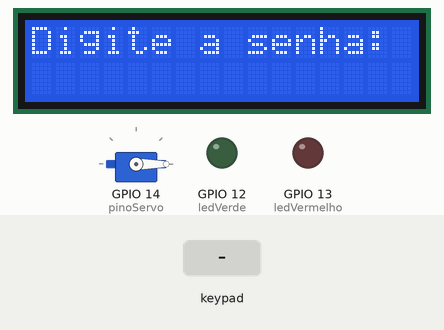
Recording of a sketch running on a simulated ESP32. Shown: 16×2 character LCD, servo, output pins drawn as LEDs (lit = HIGH). Inputs (shaded band) come from the test bench. What the sketch prints to the serial monitor is not drawn.

Above: at 1.2 s.
1.3 s: keypad keys 1 2 3 4 # pressed 0.4 s apart
At 4.0 s:
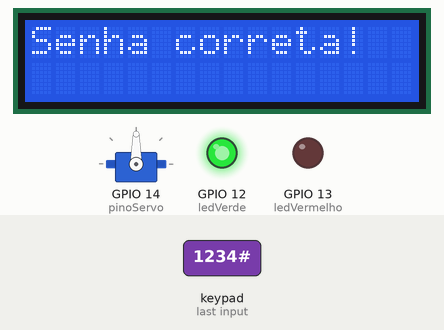
6.3 s: key '#' pressed
At 7.7 s:
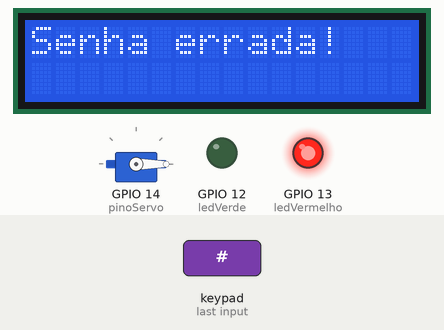
9.3 s: key 'A' pressed
At 10.5 s:
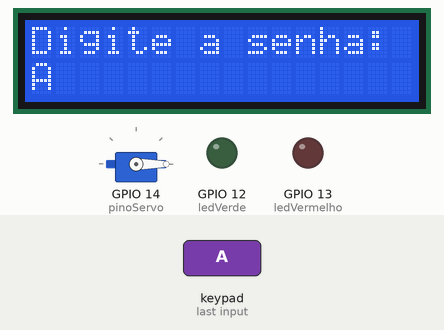
10.8 s: keypad keys 1 2 3 4 * pressed 0.4 s apart
At 13.2 s:
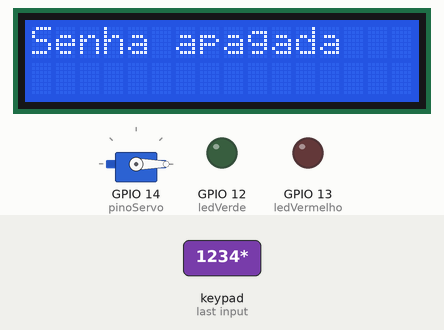
14.9 s: key 'B' pressed
At 16.1 s:
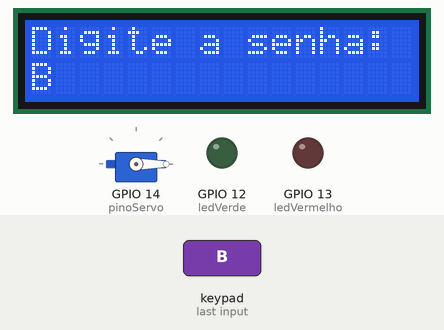
16.4 s: keypad keys 1 2 3 4 D pressed 0.4 s apart
At 18.5 s:
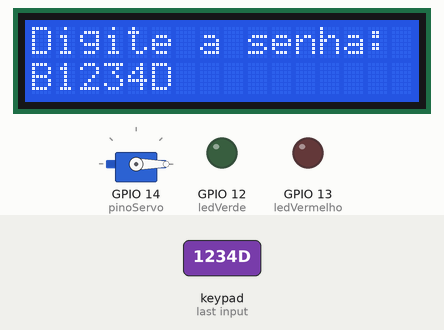
Timing chart, 0 to 20.0 s (numbered marks = the images above; inputs shaded):
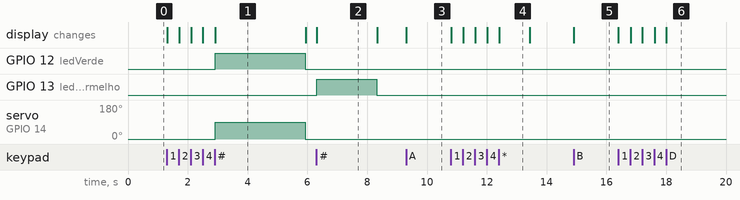

The sketch:

Keypad_LCD_Servo.ino
```cpp
#include <Wire.h>
#include <LiquidCrystal_I2C.h>
#include <Keypad.h>
#include <ESP32Servo.h>

LiquidCrystal_I2C lcd(0x27, 16, 2);

const byte ROWS = 4;
const byte COLS = 4;
char keys[ROWS][COLS] = {
  {'1','2','3','A'},
  {'4','5','6','B'},
  {'7','8','9','C'},
  {'*','0','#','D'}
};

byte rowPins[ROWS] = {15, 2, 4, 16};
byte colPins[COLS] = {17, 5, 18, 19};

Keypad keypad = Keypad(makeKeymap(keys), rowPins, colPins, ROWS, COLS);

const int ledVerde = 12;
const int ledVermelho = 13;
const int pinoServo = 14;
Servo servo;

String senhaCorreta = "1234";
String senhaDigitada = "";

void setup() {
  Serial.begin(115200);
  Wire.begin(21, 26);
  lcd.init();
  lcd.backlight();

  pinMode(ledVerde, OUTPUT);
  pinMode(ledVermelho, OUTPUT);

  servo.attach(pinoServo);
  servo.write(0);
  lcd.setCursor(0, 0);
  lcd.print("Digite a senha:");
}

void loop() {
  char key = keypad.getKey();

  if (key) {
    Serial.print("Tecla: ");
    Serial.println(key);

    if (key == '#') {
      verificaSenha();
    } else if (key == '*') {
      senhaDigitada = "";
      lcd.clear();
      lcd.setCursor(0, 0);
      lcd.print("Senha apagada");
      delay(1000);
      lcd.clear();
      lcd.setCursor(0, 0);
      lcd.print("Digite a senha:");
    } else {
      senhaDigitada += key;
      lcd.setCursor(0, 1);
      lcd.print(senhaDigitada);
    }
  }
}

void verificaSenha() {
  if (senhaDigitada == senhaCorreta) {
    lcd.clear();
    lcd.setCursor(0, 0);
    lcd.print("Senha correta!");
    digitalWrite(ledVerde, HIGH);
    digitalWrite(ledVermelho, LOW);
    servo.write(90); // "Destrava"
    delay(3000);
    servo.write(0);  // Volta
    digitalWrite(ledVerde, LOW);
  } else {
    lcd.clear();
    lcd.setCursor(0, 0);
    lcd.print("Senha errada!");
    digitalWrite(ledVermelho, HIGH);
    digitalWrite(ledVerde, LOW);
    delay(2000);
    digitalWrite(ledVermelho, LOW);
  }

  senhaDigitada = "";
  lcd.clear();
  lcd.setCursor(0, 0);
  lcd.print("Digite a senha:");
}
```

Measured:
- after the input at 1.3 s, GPIO 12 (ledVerde): LOW → HIGH after 1.6 s, → LOW 3.0 s later; servo on GPIO 14 (pinoServo): 0° → 90° after 1.6 s, → 0° 3.0 s later; the display: first changes at once (image 1 shows a later state)
- after the input at 6.3 s, GPIO 13 (ledVermelho): LOW → HIGH at once, → LOW 2.0 s later; the display: changes at once (image 2)
- after the input at 9.3 s, the display: changes at once (image 3)
- after the input at 10.8 s, the display: first changes at once (image 4 shows a later state)
- after the input at 14.9 s, the display: changes at once (image 5)
- after the input at 16.4 s, the display: first changes at once (image 6 shows a later state)
- what the display in image 1 shows lasts 3.0 s, from 2.9 s to 5.9 s
